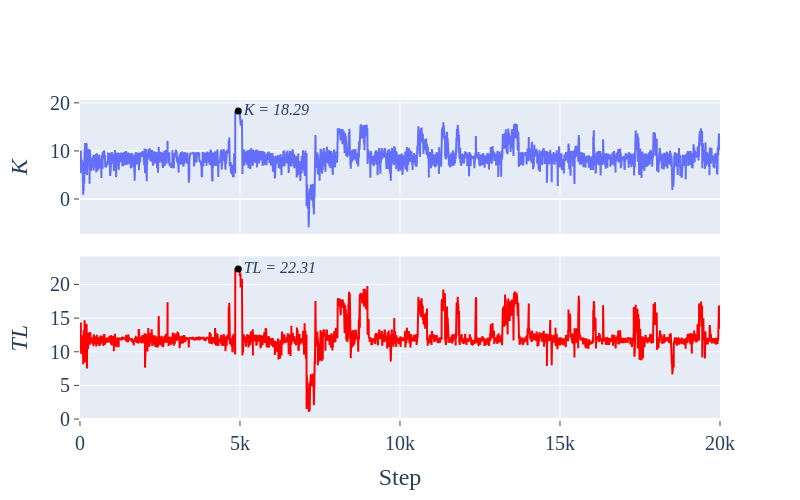
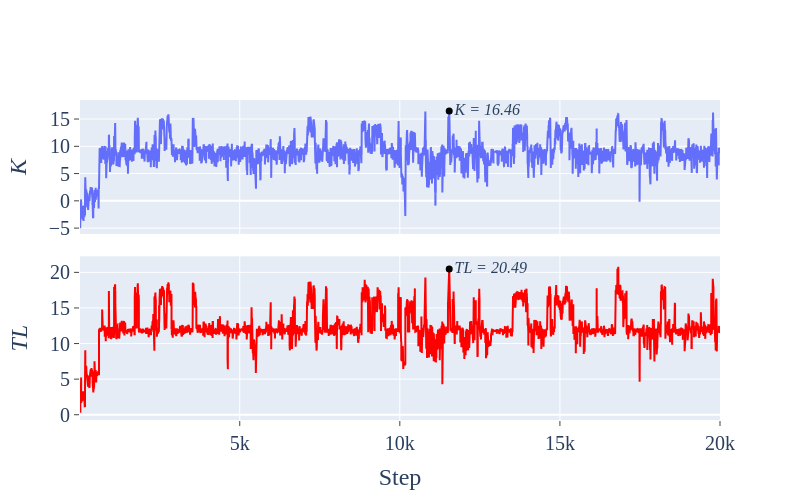
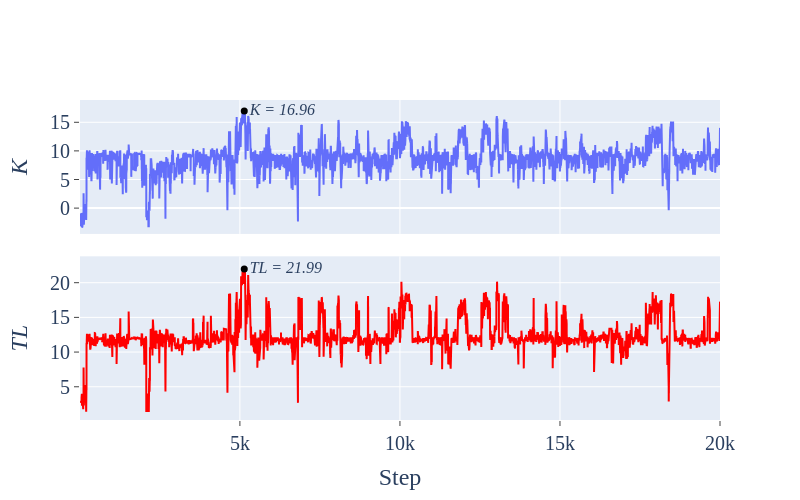
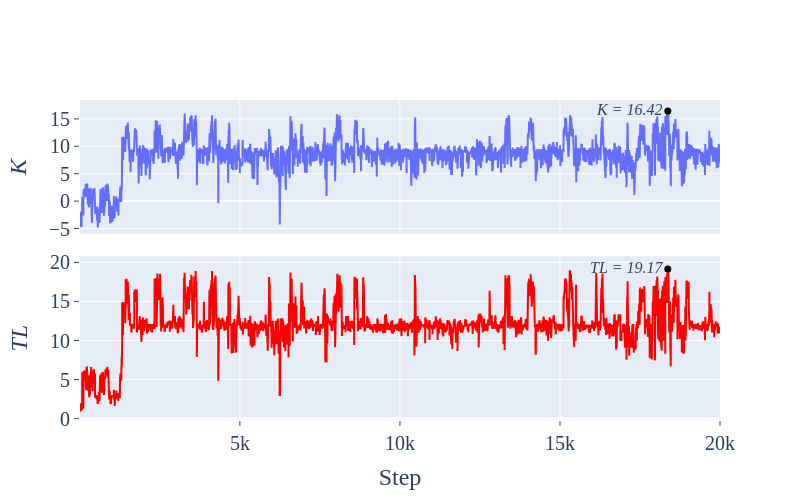

The notebook cell these images were saved under, in order:
### Code cell
#get the trace plots
avg_acc_rate = 0.0
for ind,proto in acc_proto.items():
    print("Walker ",ind, " % accepted", proto['acc_rate']*100)
    K_list,TL_list,step_list = get_ktl_list(proto['dictlist'])
    print("Steps ", step_list[-1])
    step_list[-1] = 20000
    if step_list[-1] > 10000:
        if ind == 41: plot_trace_K(K_list, TL_list, step_list,change=True)
        else:plot_trace_K(K_list, TL_list, step_list)
        #plot_density(K_list, TL_list)
        avg_acc_rate += proto['acc_rate']

avg_acc_rate = avg_acc_rate/len(acc_proto)
print(avg_acc_rate)

### Figure 1 — Plotly figure (JSON) as saved in the notebook; plotly's stock layout.template omitted (floating-point values rounded to 4 significant figures; data arrays with more than 128 entries replaced by an {"elided": "..."} marker saying what was removed)
{"data": [{"mode": "lines", "name": "K", "type": "scatter", "x": {"elided": "12088 int values"}, "xaxis": "x", "y": {"elided": "12088 float values"}, "yaxis": "y"}, {"marker": {"color": "black", "size": 7}, "mode": "markers+text", "showlegend": false, "text": ["<i>K<i> = 18.29"], "textfont": {"family": "Computer Modern", "size": 16}, "textposition": "middle right", "type": "scatter", "x": [4947], "xaxis": "x", "y": [18.29], "yaxis": "y"}, {"line": {"color": "red"}, "mode": "lines", "name": "TL", "type": "scatter", "x": {"elided": "12088 int values"}, "xaxis": "x2", "y": {"elided": "12088 float values"}, "yaxis": "y2"}, {"marker": {"color": "black", "size": 7}, "mode": "markers+text", "showlegend": false, "text": ["<i>TL<i> = 22.31"], "textfont": {"family": "Computer Modern", "size": 16}, "textposition": "middle right", "type": "scatter", "x": [4947], "xaxis": "x2", "y": [22.31], "yaxis": "y2"}], "layout": {"font": {"family": "Computer Modern", "size": 20}, "height": 500, "showlegend": false, "width": 800, "xaxis": {"anchor": "y", "domain": [0, 1], "matches": "x2", "showticklabels": false}, "xaxis2": {"anchor": "y2", "domain": [0, 1], "showgrid": true, "ticks": "outside", "title": {"text": "Step"}}, "yaxis": {"anchor": "x", "domain": [0.5815, 1.0], "showgrid": true, "ticks": "outside", "title": {"text": "<i>K<i>"}}, "yaxis2": {"anchor": "x2", "domain": [0, 0.5115], "showgrid": true, "ticks": "outside", "title": {"text": "<i>TL<i>"}}}}

### Figure 2 — Plotly figure (JSON) as saved in the notebook; plotly's stock layout.template omitted (floating-point values rounded to 4 significant figures; data arrays with more than 128 entries replaced by an {"elided": "..."} marker saying what was removed)
{"data": [{"mode": "lines", "name": "K", "type": "scatter", "x": {"elided": "12830 int values"}, "xaxis": "x", "y": {"elided": "12830 float values"}, "yaxis": "y"}, {"marker": {"color": "black", "size": 7}, "mode": "markers+text", "showlegend": false, "text": ["<i>K<i> = 16.46"], "textfont": {"family": "Computer Modern", "size": 16}, "textposition": "middle right", "type": "scatter", "x": [11542], "xaxis": "x", "y": [16.46], "yaxis": "y"}, {"line": {"color": "red"}, "mode": "lines", "name": "TL", "type": "scatter", "x": {"elided": "12830 int values"}, "xaxis": "x2", "y": {"elided": "12830 float values"}, "yaxis": "y2"}, {"marker": {"color": "black", "size": 7}, "mode": "markers+text", "showlegend": false, "text": ["<i>TL<i> = 20.49"], "textfont": {"family": "Computer Modern", "size": 16}, "textposition": "middle right", "type": "scatter", "x": [11542], "xaxis": "x2", "y": [20.49], "yaxis": "y2"}], "layout": {"font": {"family": "Computer Modern", "size": 20}, "height": 500, "showlegend": false, "width": 800, "xaxis": {"anchor": "y", "domain": [0, 1], "matches": "x2", "showticklabels": false}, "xaxis2": {"anchor": "y2", "domain": [0, 1], "showgrid": true, "ticks": "outside", "title": {"text": "Step"}}, "yaxis": {"anchor": "x", "domain": [0.5815, 1.0], "showgrid": true, "ticks": "outside", "title": {"text": "<i>K<i>"}}, "yaxis2": {"anchor": "x2", "domain": [0, 0.5115], "showgrid": true, "ticks": "outside", "title": {"text": "<i>TL<i>"}}}}

### Figure 3 — Plotly figure (JSON) as saved in the notebook; plotly's stock layout.template omitted (floating-point values rounded to 4 significant figures; data arrays with more than 128 entries replaced by an {"elided": "..."} marker saying what was removed)
{"data": [{"mode": "lines", "name": "K", "type": "scatter", "x": {"elided": "12363 int values"}, "xaxis": "x", "y": {"elided": "12363 float values"}, "yaxis": "y"}, {"marker": {"color": "black", "size": 7}, "mode": "markers+text", "showlegend": false, "text": ["<i>K<i> = 16.96"], "textfont": {"family": "Computer Modern", "size": 16}, "textposition": "middle right", "type": "scatter", "x": [5136], "xaxis": "x", "y": [16.96], "yaxis": "y"}, {"line": {"color": "red"}, "mode": "lines", "name": "TL", "type": "scatter", "x": {"elided": "12363 int values"}, "xaxis": "x2", "y": {"elided": "12363 float values"}, "yaxis": "y2"}, {"marker": {"color": "black", "size": 7}, "mode": "markers+text", "showlegend": false, "text": ["<i>TL<i> = 21.99"], "textfont": {"family": "Computer Modern", "size": 16}, "textposition": "middle right", "type": "scatter", "x": [5136], "xaxis": "x2", "y": [21.99], "yaxis": "y2"}], "layout": {"font": {"family": "Computer Modern", "size": 20}, "height": 500, "showlegend": false, "width": 800, "xaxis": {"anchor": "y", "domain": [0, 1], "matches": "x2", "showticklabels": false}, "xaxis2": {"anchor": "y2", "domain": [0, 1], "showgrid": true, "ticks": "outside", "title": {"text": "Step"}}, "yaxis": {"anchor": "x", "domain": [0.5815, 1.0], "showgrid": true, "ticks": "outside", "title": {"text": "<i>K<i>"}}, "yaxis2": {"anchor": "x2", "domain": [0, 0.5115], "showgrid": true, "ticks": "outside", "title": {"text": "<i>TL<i>"}}}}

### Figure 4 — Plotly figure (JSON) as saved in the notebook; plotly's stock layout.template omitted (floating-point values rounded to 4 significant figures; data arrays with more than 128 entries replaced by an {"elided": "..."} marker saying what was removed)
{"data": [{"mode": "lines", "name": "K", "type": "scatter", "x": {"elided": "12657 int values"}, "xaxis": "x", "y": {"elided": "12657 float values"}, "yaxis": "y"}, {"marker": {"color": "black", "size": 7}, "mode": "markers+text", "showlegend": false, "text": ["<i>K<i> = 16.42"], "textfont": {"family": "Computer Modern", "size": 16}, "textposition": "middle left", "type": "scatter", "x": [18369], "xaxis": "x", "y": [16.42], "yaxis": "y"}, {"line": {"color": "red"}, "mode": "lines", "name": "TL", "type": "scatter", "x": {"elided": "12657 int values"}, "xaxis": "x2", "y": {"elided": "12657 float values"}, "yaxis": "y2"}, {"marker": {"color": "black", "size": 7}, "mode": "markers+text", "showlegend": false, "text": ["<i>TL<i> = 19.17"], "textfont": {"family": "Computer Modern", "size": 16}, "textposition": "middle left", "type": "scatter", "x": [18369], "xaxis": "x2", "y": [19.17], "yaxis": "y2"}], "layout": {"font": {"family": "Computer Modern", "size": 20}, "height": 500, "showlegend": false, "width": 800, "xaxis": {"anchor": "y", "domain": [0, 1], "matches": "x2", "showticklabels": false}, "xaxis2": {"anchor": "y2", "domain": [0, 1], "showgrid": true, "ticks": "outside", "title": {"text": "Step"}}, "yaxis": {"anchor": "x", "domain": [0.5815, 1.0], "showgrid": true, "ticks": "outside", "title": {"text": "<i>K<i>"}}, "yaxis2": {"anchor": "x2", "domain": [0, 0.5115], "showgrid": true, "ticks": "outside", "title": {"text": "<i>TL<i>"}}}}
